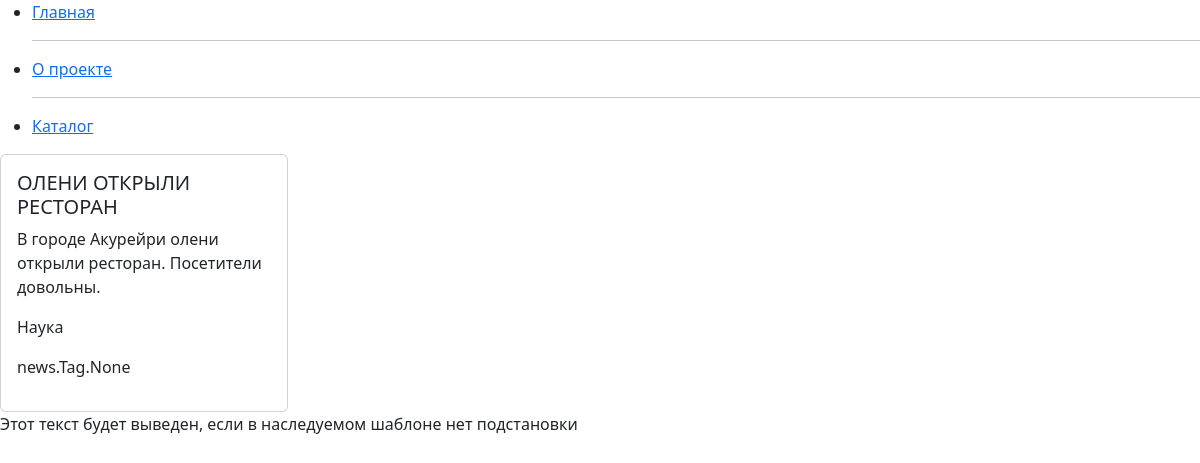
Screenshot of /news/catalog/30/ with the database file from the repository.
### news/models.py (models this page shows, shortened)
class Article(models.Model):
    title = models.CharField(max_length=255)
    content = models.TextField()
    publication_date = models.DateTimeField(auto_now_add=True)
    views = models.IntegerField(default=0)
    category = models.ForeignKey('Category', on_delete=models.CASCADE, default=1)
    tags = models.ManyToManyField('Tag', related_name='articles')
    slug = models.SlugField(unique=True, blank=True)

class Category(models.Model):
    name = models.CharField(max_length=255, unique=True)
    def __str__(self):
        return self.name

### news/views.py (the view)
# urls.py: path('catalog/<int:article_id>/', views.get_detail_article_by_id, name='detail_article_by_id'),
def get_detail_article_by_id(request, article_id):
    article = get_object_or_404(Article, id=article_id)
    info = {
        'article': article,
        "users_count": 5,
        "news_count": 10,
        "menu": [
            {"title": "Главная", "url": "/", "url_name": "index"},
            {"title": "О проекте", "url": "/about/", "url_name": "about"},
            {"title": "Каталог", "url": "/news/catalog/", "url_name": "catalog"},
        ],
    }
    return render(request, 'news/article_detail.html', context=info)

### news/templatetags/upper_words.py (called while the page is built)
@register.simple_tag
def upper_words(text: str) -> str:
    return text.upper()  # просто для теста

### news/templates/news/article_detail.html (shortened to what this page needs)
{% extends "base.html" %}
{% load upper_words %}
{% block content %}
<div class="card" style="width: 18rem;">
    <div class="card-body">
      <h5 class="card-title">{% upper_words article.title %}</h5>
      <p class="card-text">{{ article.content }}</p>
      <p class="card-text">{{ article.category }}</p>
      <p class="card-text">{{ article.tags }}</p>
    </div>
</div>
{% endblock content %}

### rows the page displays
Article: title "ОЛЕНИ ОТКРЫЛИ РЕСТОРАН", content "В городе Акурейри олени открыли ресторан. Посетители довольны.", category "Наука", tags "news.Tag.None"

### other values shown
{{ item.title }} "Главная" "О проекте" "Каталог"
